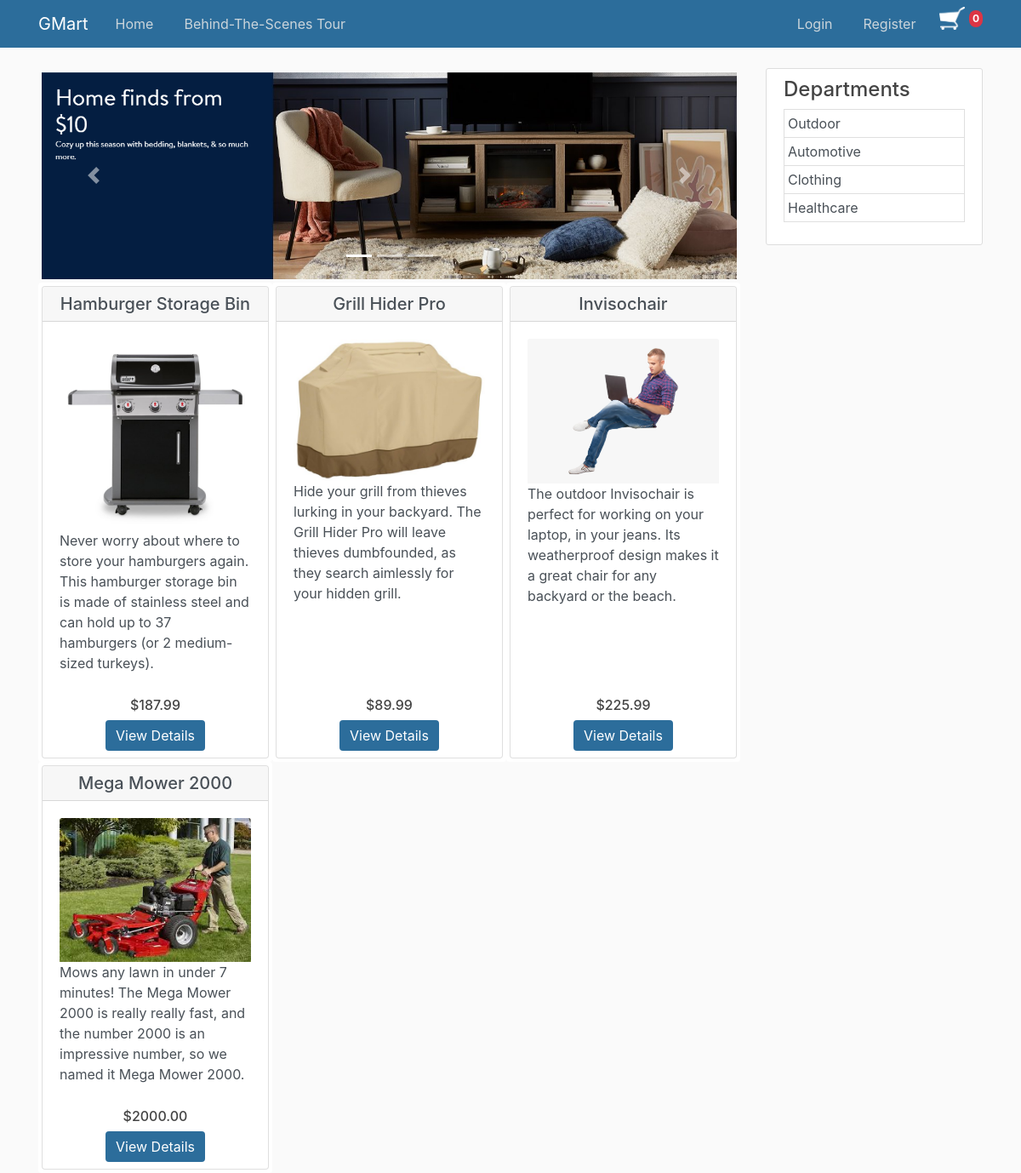
The page /?dept=1 on the database its author committed.
### gmart_app/models.py (models this page shows, shortened)
class Product(models.Model):
    Product_Name = models.CharField(max_length = 100)
    Product_Department = models.ForeignKey(Department, on_delete = models.CASCADE)
    Product_Description = models.TextField()
    Product_Price = models.DecimalField(max_digits = 7, decimal_places = 2)
    Product_Quantity = models.IntegerField()
    Product_Highlights = models.TextField()
    Product_Details = models.TextField()
    Product_Image_Primary = models.ImageField(default='no_product.jpg', upload_to='product_images')

class Department (models.Model):
    Department_Name = models.CharField(max_length = 100, unique = True)

### gmart_app/views.py (the view)
# urls.py: path('', HomeView.as_view(), name='gmart-home'),
class HomeView(ListView):
    model = Product
    template_name = "gmart_app/home.html"
    def get_queryset(self):
        queryset = Product.objects.all()
        dept_id = self.request.GET.get("dept")
        if dept_id:
            queryset = queryset.filter(Product_Department = dept_id)
        return queryset
    def get_context_data(self, **kwargs):
        context = super().get_context_data(**kwargs)
        context['img_specials'] = specials_img_list
        context['departments'] = dept_list
        context['cart_count'] = cart_quantity
        return context

### gmart_app/templatetags/cart_template_tags.py (called while the page is built)
@register.filter
def cart_item_count(user):
    if user.is_authenticated:
        qs = Order.objects.filter(Order_User=user, Order_Ordered=False)
        if qs.exists():
            return qs[0].Order_Product.count()
    return 0

### gmart_app/templates/gmart_app/home.html (shortened to what this page needs)
{% extends "gmart_app/base.html" %}
{% block content %}
<div>
    <div id="carouselSpecials" class="carousel slide m-1" data-ride="carousel">
        <ol class="carousel-indicators">
            <li data-target="#carouselSpecials" data-slide-to="0" class="active"></li>
            <li data-target="#carouselSpecials" data-slide-to="1"></li>
            <li data-target="#carouselSpecials" data-slide-to="2"></li>
        </ol>
        <div class="carousel-inner">
            {% for next_image in img_specials %}
            {% if next_image == "FirstCarouselSlide.png" %}
            <div class="carousel-item active">
                <img class="d-block w-100" src="media/site_header_specials/{{next_image}}" alt="Hot Specials">
            </div>
            {% else %}
            <div class="carousel-item">
                <img class="d-block w-100" src="media/site_header_specials/{{next_image}}" alt="Hot Specials">
            </div>
            {% endif %}
            {% endfor %}
        </div>
        <a class="carousel-control-prev" href="#carouselSpecials" role="button" data-slide="prev">
            <span class="carousel-control-prev-icon" aria-hidden="true"></span>
        </a>
        <a class="carousel-control-next" href="#carouselSpecials" role="button" data-slide="next">
            <span class="carousel-control-next-icon" aria-hidden="true"></span>
        </a>
    </div>
</div>
<div class="col-md-12">
    {% include 'gmart_app/product_list.html' %}
</div>
{% endblock content %}

### gmart_app/templates/gmart_app/base.html (shortened to what this page needs)
{% load static %}
{% load cart_template_tags %}
<!DOCTYPE html>
<html>
    <head>
        <link rel="stylesheet" href="https://cdn.jsdelivr.net/npm/bootstrap@4.6.0/dist/css/bootstrap.min.css">
        <link rel="stylesheet" type="text/css" href="{% static 'gmart_app/main.css' %}">
    </head>
    <body oncontextmenu='return false' class='snippet-body'>
        <header class="site-header">
            <nav class="navbar fixed-top navbar-expand-md navbar-dark bg-steel">
                <div class="container">
                    <a class="navbar-brand mr-4" href="{% url 'gmart-home' %}">GMart</a>
                    <div class="collapse navbar-collapse" id="navbarToggle">
                        <div class="navbar-nav mr-auto">
                            <a class="nav-item nav-link" href="{% url 'gmart-home' %}">Home</a>
                            <a class="nav-item nav-link" href="{% url 'gmart-about' %}">Behind-The-Scenes Tour</a>
                        </div>
                        <div class="navbar-nav">
                            {% if user.is_authenticated %}
                                <a class="nav-item nav-link" href="{% url 'profile' %}"> Welcome {{ user.username }}</a>
                                <a class="nav-item nav-link" href="{% url 'logout' %}">Logout</a>
                            {% else %}
                                <a class="nav-item nav-link" href="{% url 'login' %}">Login</a>
                                <a class="nav-item nav-link" href="{% url 'register' %}">Register</a>
                            {% endif %}
                            <a href="{% url 'gmart-cart' 5 %}">
                                <img width=30 src="{% static 'gmart_app/shopping-cart-icon.png' %}" alt="View Cart">
                                <p class="badge badge-pill badge-danger p-1 top-0 start-0">{{ request.user|cart_item_count }}</p>
                            </a>
                        </div>
                    </div>
                </div>
            </nav>
        </header>
        <main role="main" class="container">
            <div class="row">
                <div class="col-md-9">
                    {% block content %}{% endblock %}
                </div>
                {% if departments %}
                <div class="col-md-3">
                    <div class="content-section">
                    <h4>Departments</h4>
                        <p class='text-muted'>
                            {% for dept in departments %}
                            <a href="/?dept={{ dept.id }}" class="p-1 list-group-item list-group-item-action">{{ dept.Department_Name }}</a>
                            {% endfor %}
                        </p>
                    </div>
                </div>
                {% endif %}
            </div>
        </main>
    </body>
</html>

### gmart_app/templates/gmart_app/product_list.html
<div class="card-group">
    {% for prod in object_list %}
    {% if forloop.counter0|divisibleby:3 %} <div class="row"> {% endif %}
    <div class="card col-md-4 m-0 p-0 border-0">
        <div class="card m-1 h-100">
            <a href="{% url 'gmart-product-detail' prod.id %}" class="list-group-item list-group-item-action border-0 p-0 m-0">
                <div class="card-header text-center p-2 h5 m-0">
                    {{ prod.Product_Name }}
                </div>
                <div class="card-body d-flex flex-column">
                    <img src="{{ prod.Product_Image_Primary.url }}" class="card-img-top" alt="Product Image">
                    {{ prod.Product_Description }}
                </div>
            </a>
            <div class="mt-auto text-center p-2">
                <h6>${{ prod.Product_Price }}</h6>
                <a class="btn btn-primary" href="{% url 'gmart-product-detail' prod.id %}">View Details</a>
            </div>
        </div>
    </div>
    {%  if forloop.counter|divisibleby:3 or forloop.last %}</div>{% endif %}
    {% endfor %}
</div>

### gmart_app/static/gmart_app/main.css (style rules this page uses)
body { background: #fafafa; color: #333333; margin-top: 5rem; }
h1, h2, h3, h4, h5, h6 { color: #444444; }
.bg-steel { background-color: #2c6d9b; }
.site-header .navbar-nav .nav-link { color: #cbd5db; margin-right: 20px; }
.content-section { background: #ffffff; padding: 10px 20px; border: 1px solid #dddddd; border-radius: 3px; margin-bottom: 20px; }
.btn { background-color: #2c6d9b; border: none; }

### rows shown on the page
Product: Product_Name "Hamburger Storage Bin", Product_Image_Primary (picture), Product_Description "Never worry about where to store your hamburgers again. This hamburger storage bin is made of stainless steel and can hold up to 37 hamburgers (or 2 medium-sized turkeys).", Product_Price "187.99"
Product: Product_Name "Grill Hider Pro", Product_Image_Primary (picture), Product_Description "Hide your grill from thieves lurking in your backyard. The Grill Hider Pro will leave thieves dumbfounded, as they search aimlessly for your hidden grill.", Product_Price "89.99"
Product: Product_Name "Invisochair", Product_Image_Primary (picture), Product_Description "The outdoor Invisochair is perfect for working on your laptop, in your jeans. Its weatherproof design makes it a great chair for any backyard or the beach.", Product_Price "225.99"
Product: Product_Name "Mega Mower 2000", Product_Image_Primary (picture), Product_Description "Mows any lawn in under 7 minutes! The Mega Mower 2000 is really really fast, and the number 2000 is an impressive number, so we named it Mega Mower 2000.", Product_Price "2000.00"
Department: Department_Name "Outdoor"
Department: Department_Name "Automotive"
Department: Department_Name "Clothing"
Department: Department_Name "Healthcare"

### other values the page prints
{{ request.user|cart_item_count }} "0"
